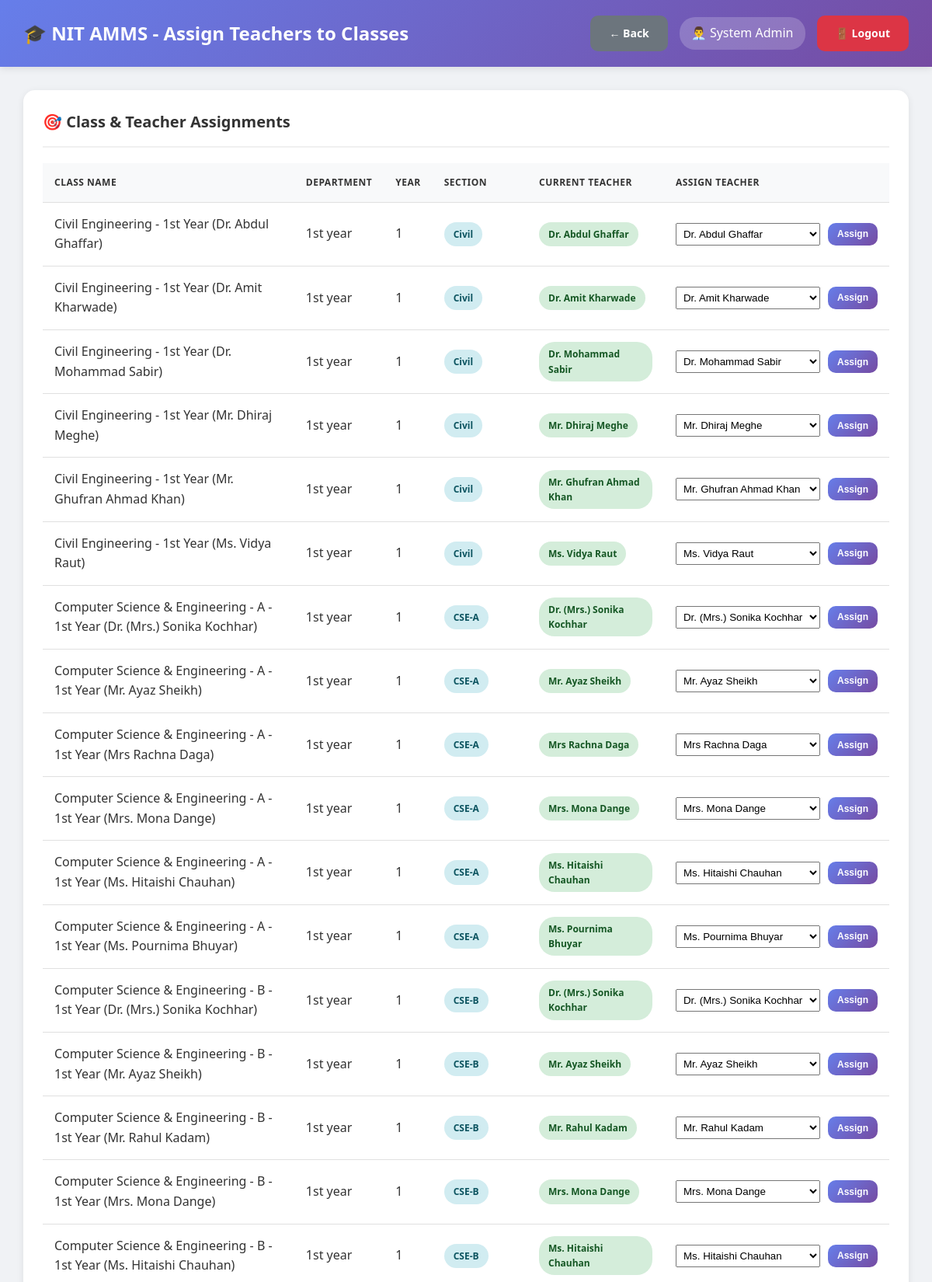
The app's page /admin/assign_classes.php (signed in, upper part) with its own data.
### tables this page shows
CREATE TABLE `users` (
  `id` int(11) NOT NULL,
  `username` varchar(50) NOT NULL,
  `password` varchar(255) NOT NULL,
  `full_name` varchar(100) NOT NULL,
  `email` varchar(100) NOT NULL,
  `phone` varchar(15) DEFAULT NULL,
  `photo` varchar(255) DEFAULT NULL,
  `role` enum('admin','hod','teacher') NOT NULL,
  `department_id` int(11) DEFAULT NULL,
  `is_active` tinyint(1) DEFAULT 1,
  `created_at` timestamp NOT NULL DEFAULT current_timestamp()
);

CREATE TABLE `classes` (
  `id` int(11) NOT NULL,
  `class_name` varchar(100) NOT NULL,
  `department_id` int(11) NOT NULL,
  `year` int(11) NOT NULL,
  `section` varchar(10) NOT NULL,
  `teacher_id` int(11) NOT NULL,
  `semester` int(11) NOT NULL,
  `academic_year` varchar(20) NOT NULL,
  `created_at` timestamp NOT NULL DEFAULT current_timestamp()
);

CREATE TABLE `departments` (
  `id` int(11) NOT NULL,
  `dept_name` varchar(100) NOT NULL,
  `dept_code` varchar(20) NOT NULL,
  `hod_id` int(11) DEFAULT NULL,
  `created_at` timestamp NOT NULL DEFAULT current_timestamp()
);

### db.php (called while the page is built, shortened)
<?php
$conn = new mysqli(DB_HOST, DB_USER, DB_PASS, DB_NAME);
$conn->set_charset("utf8mb4");
$conn->query("SET time_zone = '+05:30'");
function isLoggedIn() {
    return isset($_SESSION['user_id']) && isset($_SESSION['role']);
}
function getCurrentUser() {
    global $conn;
    $user_id = $_SESSION['user_id'];
    $role = $_SESSION['role'];
    if ($role === 'student') {
        $query = "SELECT * FROM students WHERE id = ?";
    } elseif ($role === 'parent') {
        $query = "SELECT * FROM parents WHERE id = ?";
    } else {
        $query = "SELECT * FROM users WHERE id = ?";
    }
    $stmt = $conn->prepare($query);
    $stmt->bind_param("i", $user_id);
    $stmt->execute();
    $result = $stmt->get_result();
    return $result->fetch_assoc();
}
?>

### admin/assign_classes.php (the view, shortened to what this page needs)
<?php
require_once '../db.php';
$user = getCurrentUser();
$classes_query = "SELECT c.*, d.dept_name, u.full_name as teacher_name
                  FROM classes c
                  LEFT JOIN departments d ON c.department_id = d.id
                  LEFT JOIN users u ON c.teacher_id = u.id
                  ORDER BY c.class_name";
$classes = $conn->query($classes_query);
$teachers_query = "SELECT id, full_name, department_id FROM users
                   WHERE role = 'teacher' AND is_active = 1
                   ORDER BY full_name";
$teachers = $conn->query($teachers_query);
?>
<!DOCTYPE html>
<html lang="en">
<head>
    <link rel="stylesheet" href="../assets/style.css">
</head>
<body class="dashboard-container">
    <nav class="navbar">
        <div>
            <h1>🎓 NIT AMMS - Assign Teachers to Classes</h1>
        </div>
        <div class="user-info">
            <a href="index.php" class="btn btn-secondary">← Back</a>
            <span>👨‍💼 <?php echo htmlspecialchars($user['full_name']); ?></span>
            <a href="../logout.php" class="btn btn-danger">🚪 Logout</a>
        </div>
    </nav>
    <div class="main-content">
        <div class="table-container">
            <h3>🎯 Class & Teacher Assignments</h3>
            <table>
                <thead>
                    <tr>
                        <th>Class Name</th>
                        <th>Department</th>
                        <th>Year</th>
                        <th>Section</th>
                        <th>Current Teacher</th>
                        <th>Assign Teacher</th>
                    </tr>
                </thead>
                <tbody>
                    <?php while ($class = $classes->fetch_assoc()): ?>
                    <tr>
                        <td><?php echo htmlspecialchars($class['class_name']); ?></td>
                        <td><?php echo htmlspecialchars($class['dept_name']); ?></td>
                        <td><?php echo $class['year']; ?></td>
                        <td><span class="badge badge-info"><?php echo htmlspecialchars($class['section']); ?></span></td>
                        <td>
                            <?php if ($class['teacher_name']): ?>
                                <span class="badge badge-success"><?php echo htmlspecialchars($class['teacher_name']); ?></span>
                            <?php else: ?>
                                <span class="badge badge-warning">Not Assigned</span>
                            <?php endif; ?>
                        </td>
                        <td>
                            <form method="POST" style="display: flex; gap: 10px;">
                                <select name="teacher_id" required style="padding: 5px;">
                                    <?php
                                    $teachers->data_seek(0);
                                    while ($teacher = $teachers->fetch_assoc()):
                                    ?>
                                        <option value="<?php echo $teacher['id']; ?>"
                                                <?php echo $class['teacher_id'] == $teacher['id'] ? 'selected' : ''; ?>>
                                            <?php echo htmlspecialchars($teacher['full_name']); ?>
                                        </option>
                                    <?php endwhile; ?>
                                </select>
                                <button type="submit" name="assign_teacher" class="btn btn-primary btn-sm">
                                    Assign
                                </button>
                            </form>
                        </td>
                    </tr>
                    <?php endwhile; ?>
                </tbody>
            </table>
        </div>
    </div>
</body>
</html>

### assets/style.css (style rules this page uses)
* { margin: 0; padding: 0; box-sizing: border-box; }
body { font-family: 'Segoe UI', Tahoma, Geneva, Verdana, sans-serif; background: linear-gradient(135deg, #667eea 0%, #764ba2 50%, #f093fb 100%); color: #333; line-height: 1.6; }
.btn { padding: 12px 24px; border: none; border-radius: 10px; font-size: 14px; font-weight: 600; cursor: pointer; transition: all 0.3s ease; text-decoration: none; display: inline-block; text-align: center; }
.btn-primary { background: linear-gradient(135deg, #667eea 0%, #764ba2 100%); color: white; }
.btn-danger { background: #dc3545; color: white; }
.btn-secondary { background: #6c757d; color: white; }
.btn-sm { padding: 6px 12px; font-size: 12px; }
.dashboard-container { background: #f0f2f5; min-height: 100vh; }
.navbar { background: linear-gradient(135deg, #667eea 0%, #764ba2 100%); color: white; padding: 20px 30px; display: flex; justify-content: space-between; align-items: center; box-shadow: 0 2px 10px rgba(0, 0, 0, 0.1); position: sticky; top: 0; z-index: 100; }
.navbar h1 { font-size: 24px; font-weight: 600; }
.navbar .user-info { display: flex; align-items: center; gap: 15px; }
.navbar .user-info span { background: rgba(255, 255, 255, 0.2); padding: 8px 15px; border-radius: 20px; }
.main-content { padding: 30px; max-width: 1400px; margin: 0 auto; }
.main-content h3 { margin-bottom: 20px; color: #333; font-size: 20px; }
.table-container { background: white; border-radius: 15px; padding: 25px; box-shadow: 0 2px 10px rgba(0, 0, 0, 0.08); overflow-x: auto; margin-bottom: 30px; }
.table-container h3 { margin-bottom: 20px; color: #333; font-size: 20px; padding-bottom: 15px; border-bottom: 2px solid #f0f0f0; }
table { width: 100%; border-collapse: collapse; }
table thead { background: #f8f9fa; }
table th, table td { padding: 15px; text-align: left; border-bottom: 1px solid #e0e0e0; }
table th { font-weight: 600; color: #333; text-transform: uppercase; font-size: 12px; letter-spacing: 0.5px; }
.badge { padding: 6px 12px; border-radius: 20px; font-size: 12px; font-weight: 600; display: inline-block; }
.badge-success { background: #d4edda; color: #155724; }
.badge-info { background: #d1ecf1; color: #0c5460; }

### records on screen
users: full_name "System Admin"
classes: class_name "Civil Engineering - 1st Year (Dr. Abdul Ghaffar)", department.dept_name "1st year", year "1", section "Civil", users.full_name "Dr. Abdul Ghaffar", teacher_id "Dr. Abdul Ghaffar"
classes: class_name "Civil Engineering - 1st Year (Dr. Amit Kharwade)", department.dept_name "1st year", year "1", section "Civil", users.full_name "Dr. Amit Kharwade", teacher_id "Dr. Amit Kharwade"
classes: class_name "Civil Engineering - 1st Year (Dr. Mohammad Sabir)", department.dept_name "1st year", year "1", section "Civil", users.full_name "Dr. Mohammad Sabir", teacher_id "Dr. Mohammad Sabir"
classes: class_name "Civil Engineering - 1st Year (Mr. Dhiraj Meghe)", department.dept_name "1st year", year "1", section "Civil", users.full_name "Mr. Dhiraj Meghe", teacher_id "Mr. Dhiraj Meghe"
classes: class_name "Civil Engineering - 1st Year (Mr. Ghufran Ahmad Khan)", department.dept_name "1st year", year "1", section "Civil", users.full_name "Mr. Ghufran Ahmad Khan", teacher_id "Mr. Ghufran Ahmad Khan"
classes: class_name "Civil Engineering - 1st Year (Ms. Vidya Raut)", department.dept_name "1st year", year "1", section "Civil", users.full_name "Ms. Vidya Raut", teacher_id "Ms. Vidya Raut"
classes: class_name "Computer Science & Engineering - A - 1st Year (Dr. (Mrs.) Sonika Kochhar)", department.dept_name "1st year", year "1", section "CSE-A", users.full_name "Dr. (Mrs.) Sonika Kochhar", teacher_id "Dr. (Mrs.) Sonika Kochhar"
classes: class_name "Computer Science & Engineering - A - 1st Year (Mr. Ayaz Sheikh)", department.dept_name "1st year", year "1", section "CSE-A", users.full_name "Mr. Ayaz Sheikh", teacher_id "Mr. Ayaz Sheikh"
classes: class_name "Computer Science & Engineering - A - 1st Year (Mrs Rachna Daga)", department.dept_name "1st year", year "1", section "CSE-A", users.full_name "Mrs Rachna Daga", teacher_id "Mrs Rachna Daga"
classes: class_name "Computer Science & Engineering - A - 1st Year (Mrs. Mona Dange)", department.dept_name "1st year", year "1", section "CSE-A", users.full_name "Mrs. Mona Dange", teacher_id "Mrs. Mona Dange"
classes: class_name "Computer Science & Engineering - A - 1st Year (Ms. Hitaishi Chauhan)", department.dept_name "1st year", year "1", section "CSE-A", users.full_name "Ms. Hitaishi Chauhan", teacher_id "Ms. Hitaishi Chauhan"
classes: class_name "Computer Science & Engineering - A - 1st Year (Ms. Pournima Bhuyar)", department.dept_name "1st year", year "1", section "CSE-A", users.full_name "Ms. Pournima Bhuyar", teacher_id "Ms. Pournima Bhuyar"
classes: class_name "Computer Science & Engineering - B - 1st Year (Dr. (Mrs.) Sonika Kochhar)", department.dept_name "1st year", year "1", section "CSE-B", users.full_name "Dr. (Mrs.) Sonika Kochhar", teacher_id "Dr. (Mrs.) Sonika Kochhar"
classes: class_name "Computer Science & Engineering - B - 1st Year (Mr. Ayaz Sheikh)", department.dept_name "1st year", year "1", section "CSE-B", users.full_name "Mr. Ayaz Sheikh", teacher_id "Mr. Ayaz Sheikh"
classes: class_name "Computer Science & Engineering - B - 1st Year (Mr. Rahul Kadam)", department.dept_name "1st year", year "1", section "CSE-B", users.full_name "Mr. Rahul Kadam", teacher_id "Mr. Rahul Kadam"
classes: class_name "Computer Science & Engineering - B - 1st Year (Mrs. Mona Dange)", department.dept_name "1st year", year "1", section "CSE-B", users.full_name "Mrs. Mona Dange", teacher_id "Mrs. Mona Dange"
classes: class_name "Computer Science & Engineering - B - 1st Year (Ms. Hitaishi Chauhan)", department.dept_name "1st year", year "1", section "CSE-B", users.full_name "Ms. Hitaishi Chauhan", teacher_id "Ms. Hitaishi Chauhan"
